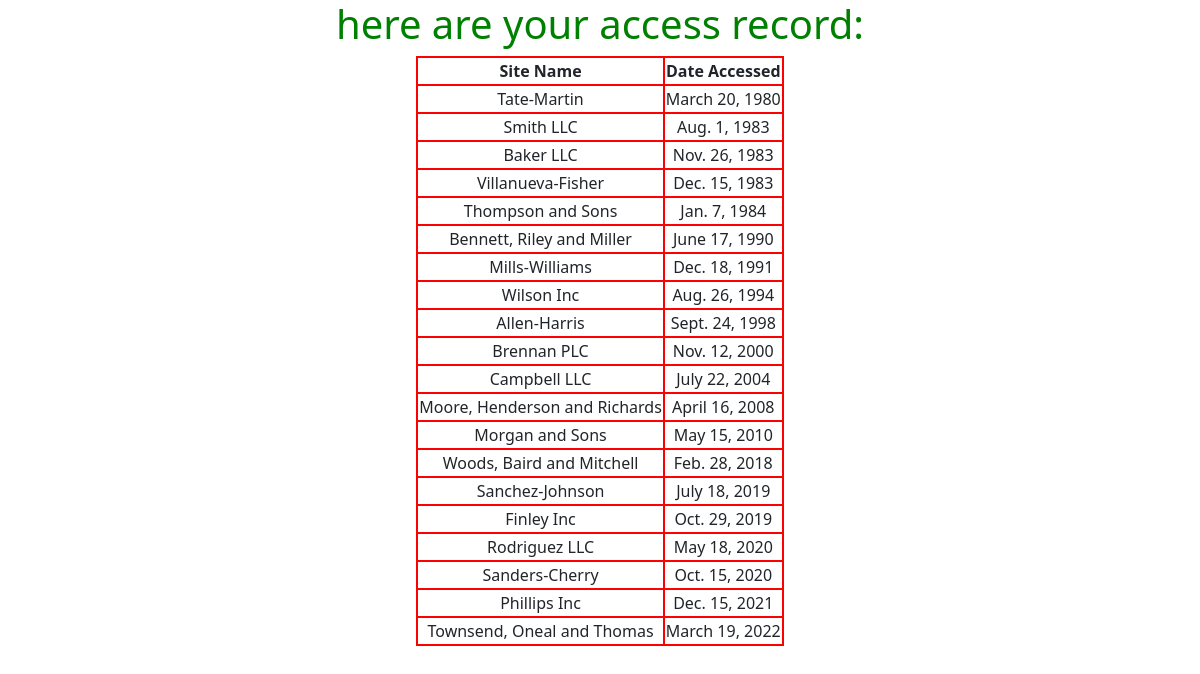
The page / on the database its author committed.
### first_app/models.py (models this page shows, shortened)
class AccessRecord(models.Model):
    name = models.ForeignKey(Webpage, on_delete=models.CASCADE)
    date = models.DateField()

class Webpage(models.Model):
    topic = models.ForeignKey(Topic, on_delete=models.CASCADE)
    name = models.CharField(max_length=264,unique=True)
    url = models.URLField(unique=True)
    def __str__(self):
        return self.name

### first_app/views.py (the view)
# urls.py: path('',views.index,name = 'index'),
def index(request):
    webpages_list = AccessRecord.objects.order_by('date')
    date_dict = {'access_records':webpages_list}
    return render(request,'first_app/index.html',context=date_dict)

### templates/first_app/index.html (shortened to what this page needs)
<!DOCTYPE html>
{% load static %}
<html lang="en" dir="ltr">
<head>
  <link rel="stylesheet" href="https://cdn.jsdelivr.net/npm/bootstrap@5.2.3/dist/css/bootstrap.min.css">
  <link rel="stylesheet" href="{% static "css/mystyle.css" %}">
</head>
<body>
  <div style="text-align: center;" class="container">
    <div class="jumbotron">
      <h1>here are your access record:</h1>
      {% if access_records %}
      <table style="margin-left: auto;margin-right: auto;">
        <thead>
          <th>Site Name</th>
          <th>Date Accessed</th>
        </thead>
        {% for acc in access_records %}
        <tr>
          <td>{{ acc.name }}</td>
          <td>{{ acc.date }}</td>
        </tr>
        {% endfor %}
      </table>
      {% else %}
      <p>NO ACCESS RECORDS FOUND!</p>
      {% endif %}
    </div>
  </div>
</body>
</html>

### static/css/mystyle.css (style rules this page uses)
h1 { color: green; }
table,th,td { border: 2px solid red; }
table { margin-left: auto; margin-right: auto; }

### rows shown on the page
AccessRecord: name "Tate-Martin", date "March 20, 1980"
AccessRecord: name "Smith LLC", date "Aug. 1, 1983"
AccessRecord: name "Baker LLC", date "Nov. 26, 1983"
AccessRecord: name "Villanueva-Fisher", date "Dec. 15, 1983"
AccessRecord: name "Thompson and Sons", date "Jan. 7, 1984"
AccessRecord: name "Bennett, Riley and Miller", date "June 17, 1990"
AccessRecord: name "Mills-Williams", date "Dec. 18, 1991"
AccessRecord: name "Wilson Inc", date "Aug. 26, 1994"
AccessRecord: name "Allen-Harris", date "Sept. 24, 1998"
AccessRecord: name "Brennan PLC", date "Nov. 12, 2000"
AccessRecord: name "Campbell LLC", date "July 22, 2004"
AccessRecord: name "Moore, Henderson and Richards", date "April 16, 2008"
AccessRecord: name "Morgan and Sons", date "May 15, 2010"
AccessRecord: name "Woods, Baird and Mitchell", date "Feb. 28, 2018"
AccessRecord: name "Sanchez-Johnson", date "July 18, 2019"
AccessRecord: name "Finley Inc", date "Oct. 29, 2019"
AccessRecord: name "Rodriguez LLC", date "May 18, 2020"
AccessRecord: name "Sanders-Cherry", date "Oct. 15, 2020"
AccessRecord: name "Phillips Inc", date "Dec. 15, 2021"
AccessRecord: name "Townsend, Oneal and Thomas", date "March 19, 2022"
